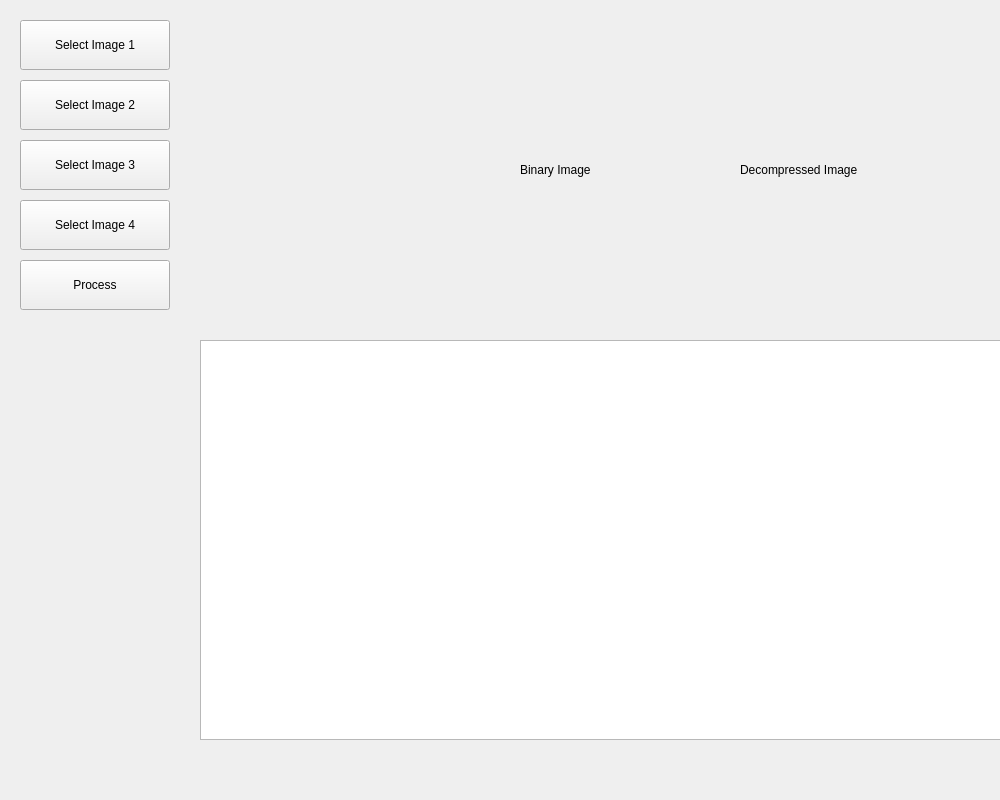
<?xml version="1.0" encoding="UTF-8"?>
<ui version="4.0">
    <class>MainWindow</class>
    <widget class="QMainWindow" name="MainWindow">
        <property name="geometry">
            <rect>
                <x>0</x>
                <y>0</y>
                <width>1000</width>
                <height>800</height>
            </rect>
        </property>
        <property name="windowTitle">
            <string>Image Processing</string>
        </property>
        <widget class="QWidget" name="centralwidget">
            <widget class="QPushButton" name="selectImageButton1">
                <property name="geometry">
                    <rect>
                        <x>20</x>
                        <y>20</y>
                        <width>150</width>
                        <height>50</height>
                    </rect>
                </property>
                <property name="text">
                    <string>Select Image 1</string>
                </property>
            </widget>
            <widget class="QPushButton" name="selectImageButton2">
                <property name="geometry">
                    <rect>
                        <x>20</x>
                        <y>80</y>
                        <width>150</width>
                        <height>50</height>
                    </rect>
                </property>
                <property name="text">
                    <string>Select Image 2</string>
                </property>
            </widget>
            <widget class="QPushButton" name="selectImageButton3">
                <property name="geometry">
                    <rect>
                        <x>20</x>
                        <y>140</y>
                        <width>150</width>
                        <height>50</height>
                    </rect>
                </property>
                <property name="text">
                    <string>Select Image 3</string>
                </property>
            </widget>
            <widget class="QPushButton" name="selectImageButton4">
                <property name="geometry">
                    <rect>
                        <x>20</x>
                        <y>200</y>
                        <width>150</width>
                        <height>50</height>
                    </rect>
                </property>
                <property name="text">
                    <string>Select Image 4</string>
                </property>
            </widget>
            <widget class="QPushButton" name="processButton">
                <property name="geometry">
                    <rect>
                        <x>20</x>
                        <y>260</y>
                        <width>150</width>
                        <height>50</height>
                    </rect>
                </property>
                <property name="text">
                    <string>Process</string>
                </property>
            </widget>
            <widget class="QLabel" name="imageLabel">
                <property name="geometry">
                    <rect>
                        <x>200</x>
                        <y>20</y>
                        <width>300</width>
                        <height>300</height>
                    </rect>
                </property>
                <property name="text">
                    <string/>
                </property>
                <property name="scaledContents">
                    <bool>true</bool>
                </property>
            </widget>
            <widget class="QLabel" name="binaryImageLabel">
                <property name="geometry">
                    <rect>
                        <x>520</x>
                        <y>20</y>
                        <width>300</width>
                        <height>300</height>
                    </rect>
                </property>
                <property name="text">
                    <string>Binary Image</string>
                </property>
                <property name="scaledContents">
                    <bool>true</bool>
                </property>
            </widget>
            <widget class="QLabel" name="decompressedImageLabel">
                <property name="geometry">
                    <rect>
                        <x>740</x>
                        <y>20</y>
                        <width>300</width>
                        <height>300</height>
                    </rect>
                </property>
                <property name="text">
                    <string>Decompressed Image</string>
                </property>
                <property name="scaledContents">
                    <bool>true</bool>
                </property>
            </widget>
            <widget class="QTextEdit" name="outputTextEdit">
                <property name="geometry">
                    <rect>
                        <x>200</x>
                        <y>340</y>
                        <width>840</width>
                        <height>400</height>
                    </rect>
                </property>
            </widget>
        </widget>
    </widget>
    <resources/>
    <connections/>
</ui>
